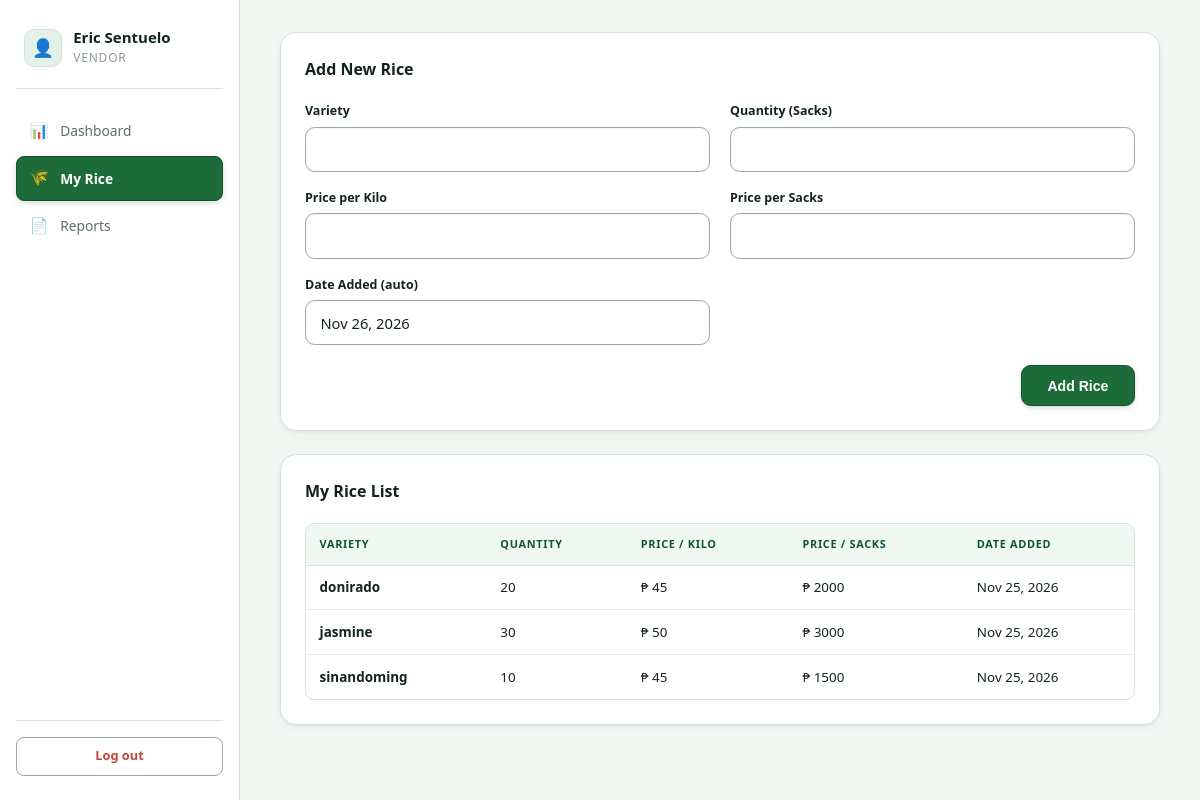
/rice_demand/vendors/rice.php (signed in), run on the app's committed database.
### tables this page shows
CREATE TABLE `tb_vendors` (
  `vendors_id` int(11) NOT NULL,
  `f_name` varchar(255) NOT NULL,
  `l_name` varchar(255) NOT NULL,
  `email` varchar(255) NOT NULL,
  `contact` varchar(255) NOT NULL
);

CREATE TABLE `tb_rice` (
  `rice_id` int(11) NOT NULL,
  `vendors_id` int(11) NOT NULL,
  `variety` varchar(255) NOT NULL,
  `quantity` int(11) NOT NULL,
  `price_kilo` varchar(255) NOT NULL,
  `price_sacks` varchar(255) NOT NULL,
  `date_added` datetime NOT NULL DEFAULT current_timestamp()
);

### rice_demand/vendors/rice.php (the view, shortened to what this page needs)
<?php
include_once "../conn.php";
$vendor_id = (int)$_SESSION['user_id'];
$stmt = $conn->prepare("
    SELECT vendors_id, f_name, l_name
    FROM tb_vendors
    WHERE vendors_id = :id
    LIMIT 1
");
$stmt->execute([':id' => $vendor_id]);
$vendor = $stmt->fetch(PDO::FETCH_ASSOC);
$firstName  = trim($vendor['f_name'] ?? '');
$lastName   = trim($vendor['l_name'] ?? '');
$vendorName = trim($firstName . ' ' . $lastName);
$stmt = $conn->prepare("SELECT * FROM tb_rice WHERE vendors_id = :id ORDER BY variety ASC");
$stmt->execute([':id' => $vendor_id]);
$riceList = $stmt->fetchAll(PDO::FETCH_ASSOC);
?>
<!DOCTYPE html>
<head>
    <link rel="stylesheet" href="../css/style.css">
</head>
<body class="admin-body">
    <div class="admin-layout">
        <aside class="sidebar">
            <div class="brand">
                <div class="brand-mark">👤</div>
                <div class="brand-text">
                    <h2 title="<?= htmlspecialchars($vendorName) ?>"><?= htmlspecialchars($vendorName) ?></h2>
                    <span>Vendor</span>
                </div>
            </div>
            <nav class="nav">
                <a href="dashboard.php" class="nav-item"><span class="nav-icon">📊</span><span>Dashboard</span></a>
                <a href="rice.php" class="nav-item active"><span class="nav-icon">🌾</span><span>My Rice</span></a>
                <a href="reports.php" class="nav-item"><span class="nav-icon">📄</span><span>Reports</span></a>
            </nav>
            <div class="sidebar-footer">
                <a href="../logout.php" class="logout-btn"><span>Log out</span></a>
            </div>
        </aside>
        <main class="main">
            <section class="panel">
                <div class="panel-head">
                    <div><h2>Add New Rice</h2></div>
                </div>
                <form method="POST" action="rice.php" class="form-grid">
                    <div class="field"><label>Variety</label><input type="text" name="variety" required></div>
                    <div class="field"><label>Quantity (Sacks)</label><input type="number" name="quantity" min="1" required></div>
                    <div class="field"><label>Price per Kilo</label><input type="text" name="price_kilo" required></div>
                    <div class="field"><label>Price per Sacks</label><input type="text" name="price_sacks" required></div>
                    <div class="field">
                        <label>Date Added (auto)</label>
                        <input type="text" value="<?= date('M d, Y') ?>" readonly>
                    </div>
                    <div class="form-actions"><button type="submit" name="add_rice" class="btn-primary">Add Rice</button></div>
                </form>
            </section>
            <section class="panel">
                <div class="panel-head">
                    <div><h2>My Rice List</h2></div>
                </div>
                <?php if (count($riceList) === 0): ?>
                    <div class="empty-state"><div class="empty-icon"></div></div>
                <?php else: ?>
                    <div class="table-wrap">
                        <table class="data-table">
                            <thead>
                                <tr>
                                    <th>Variety</th>
                                    <th>Quantity</th>
                                    <th>Price / Kilo</th>
                                    <th>Price / Sacks</th>
                                    <th>Date Added</th>
                                </tr>
                            </thead>
                            <tbody>
                                <?php foreach ($riceList as $r): ?>
                                    <tr>
                                        <td><strong><?= htmlspecialchars($r['variety']) ?></strong></td>
                                        <td><?= htmlspecialchars($r['quantity']) ?></td>
                                        <td>₱ <?= htmlspecialchars($r['price_kilo']) ?></td>
                                        <td>₱ <?= htmlspecialchars($r['price_sacks']) ?></td>
                                        <td>
                                            <?= !empty($r['date_added'])
                                                ? htmlspecialchars(date('M d, Y', strtotime($r['date_added'])))
                                                : '—' ?>
                                        </td>
                                    </tr>
                                <?php endforeach; ?>
                            </tbody>
                        </table>
                    </div>
                <?php endif; ?>
            </section>
        </main>
    </div>
</body>
</html>

### data on the page
tb_vendors: vendorName "Eric Sentuelo"
tb_rice: variety "donirado", quantity "20", price_kilo "45", price_sacks "2000", date_added "Nov 25, 2026"
tb_rice: variety "jasmine", quantity "30", price_kilo "50", price_sacks "3000", date_added "Nov 25, 2026"
tb_rice: variety "sinandoming", quantity "10", price_kilo "45", price_sacks "1500", date_added "Nov 25, 2026"
